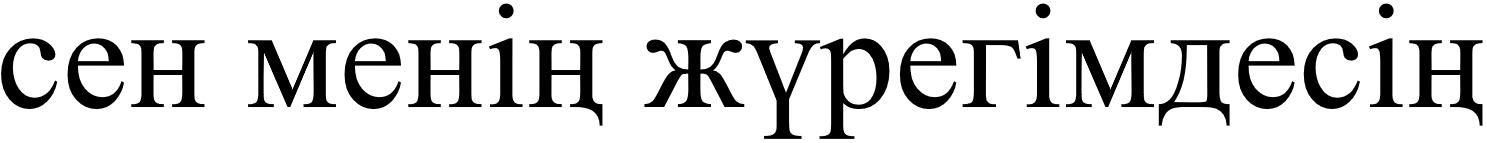
#> input picture Lab6/original/start_img.png, 1487 x 143 px
$ python to_cut_mono.py
#> lines starting #> are read from the running program, lines starting #| are printed output that depends on the picture; after the words box and inside, x2 and y2 are one past the last pixel; in counts of white or black regions, pixels touching at a corner belong together
from PIL import Image, ImageOps

def crop_and_convert_to_mono(input_path, output_path):
    # Загружаем изображение
#> called with input_path = 'original/start_img.png', output_path = 'original/cropped_mono.bmp'
    img = Image.open(input_path)
#> img is the input picture: PIL image 1487x143 RGBA; mean R, G, B, A 211.3, 211.3, 211.3, 255

    # Конвертируем в оттенки серого, если это не так
    if img.mode != 'L':
        img = img.convert('L')
#> img: PIL image 1487x143 L

    # Инвертируем цвета для поиска bbox
    inverted_img = ImageOps.invert(img)
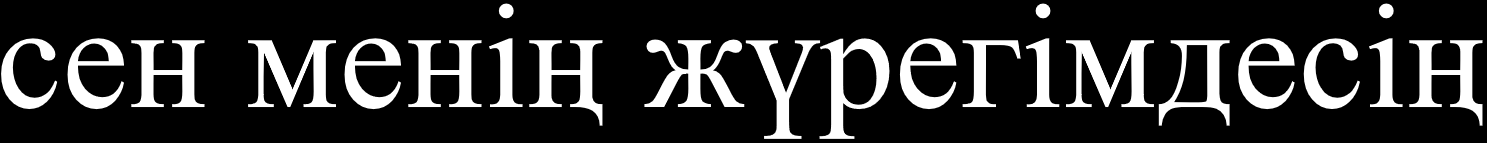
#> inverted_img: PIL image 1487x143 L; min 0, max 255, mean 43.7

    # Находим ограничивающий прямоугольник вокруг текста
    bbox = inverted_img.getbbox()
#> bbox = (1, 3, 1483, 139)

    if bbox:
        cropped_img = img.crop(bbox)
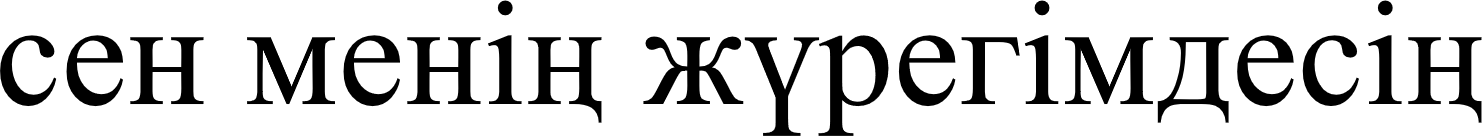
#> cropped_img: PIL image 1482x136 L; min 0, max 255, mean 208.9
    else:
        cropped_img = img  # если bbox не найден - оставляем как есть

    # Преобразуем в монохромный режим с порогом 128
    threshold = 128
    mono_img = cropped_img.point(lambda p: 255 if p > threshold else 0, '1')
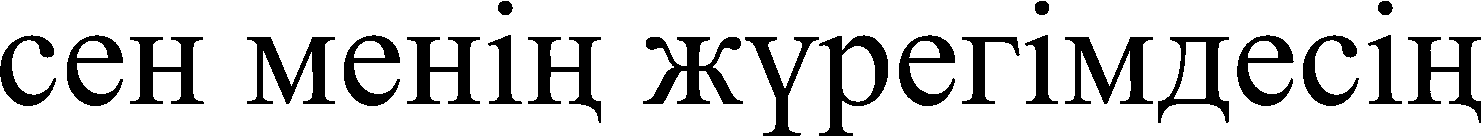
#> mono_img: PIL image 1482x136 1; 81.7% white; 23 black regions, largest, box (x1, y1, x2, y2) and area: (643, 37, 743, 104) 2775, (819, 35, 888, 136) 2497, (1065, 37, 1153, 104) 2495

    # Сохраняем результат
    mono_img.save(output_path)
    print(f"Сохранено обрезанное монохромное изображение: {output_path}")

# Вызов функции
crop_and_convert_to_mono('original/start_img.png', 'original/cropped_mono.bmp')
